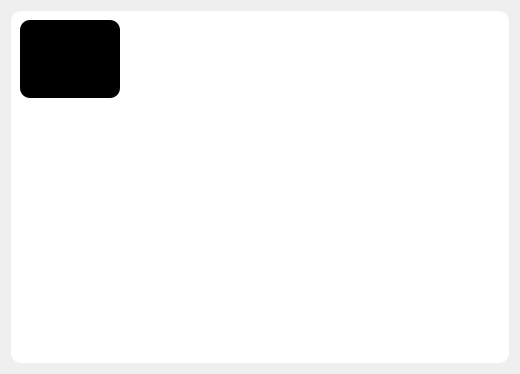
<?xml version="1.0" encoding="UTF-8"?>
<ui version="4.0">
 <class>NoticeDisplay</class>
 <widget class="QWidget" name="NoticeDisplay">
  <property name="geometry">
   <rect>
    <x>0</x>
    <y>0</y>
    <width>520</width>
    <height>374</height>
   </rect>
  </property>
  <property name="windowTitle">
   <string>Form</string>
  </property>
  <layout class="QGridLayout" name="gridLayout">
   <item row="0" column="0">
    <widget class="QGroupBox" name="groupBox">
     <property name="styleSheet">
      <string notr="true">background-color: rgb(255, 255, 255);
color: rgb(8, 4, 2);
border-radius:10px;</string>
     </property>
     <property name="title">
      <string/>
     </property>
     <layout class="QGridLayout" name="gridLayout_2">
      <item row="0" column="0">
       <widget class="QLabel" name="label">
        <property name="maximumSize">
         <size>
          <width>100</width>
          <height>100</height>
         </size>
        </property>
        <property name="styleSheet">
         <string notr="true">image: url(:/Images/Images/KARYALAYA-removebg-preview.png);
background-color: rgb(0, 0, 0);</string>
        </property>
        <property name="text">
         <string/>
        </property>
       </widget>
      </item>
      <item row="1" column="0" colspan="3">
       <widget class="QTextBrowser" name="textBrowser_notices">
        <property name="maximumSize">
         <size>
          <width>16777215</width>
          <height>250</height>
         </size>
        </property>
       </widget>
      </item>
      <item row="0" column="2">
       <widget class="QLabel" name="label_date">
        <property name="styleSheet">
         <string notr="true">font: 600 10pt &quot;Sitka Small Semibold&quot;;
text-decoration: underline;
color: rgb(0, 0, 0);</string>
        </property>
        <property name="text">
         <string/>
        </property>
        <property name="alignment">
         <set>Qt::AlignRight|Qt::AlignTrailing|Qt::AlignVCenter</set>
        </property>
       </widget>
      </item>
      <item row="0" column="1">
       <widget class="QLabel" name="label_Heading">
        <property name="text">
         <string/>
        </property>
        <property name="alignment">
         <set>Qt::AlignCenter</set>
        </property>
       </widget>
      </item>
     </layout>
    </widget>
   </item>
  </layout>
 </widget>
 <resources/>
 <connections/>
</ui>
